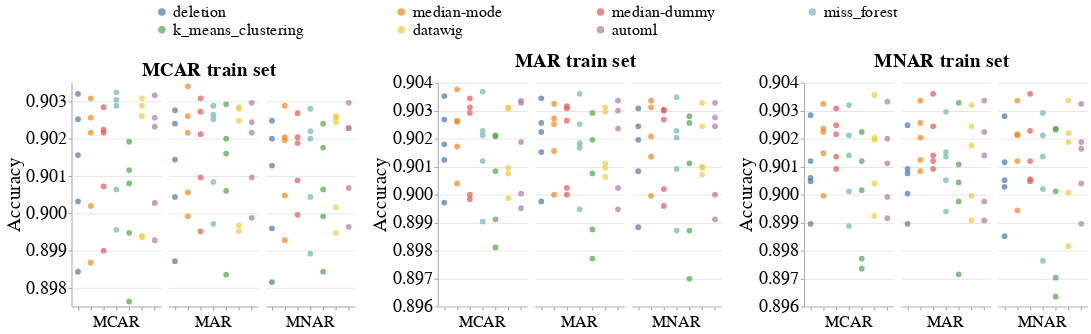

Notebook code cell kept with this figure:
### Markdown cell above
### Overall Metrics

### Code cell
create_scatter_plots_for_diff_models(dataset_name=DATASET_NAME,
                                     metric_name='accuracy',
                                     db_client=db_client)
